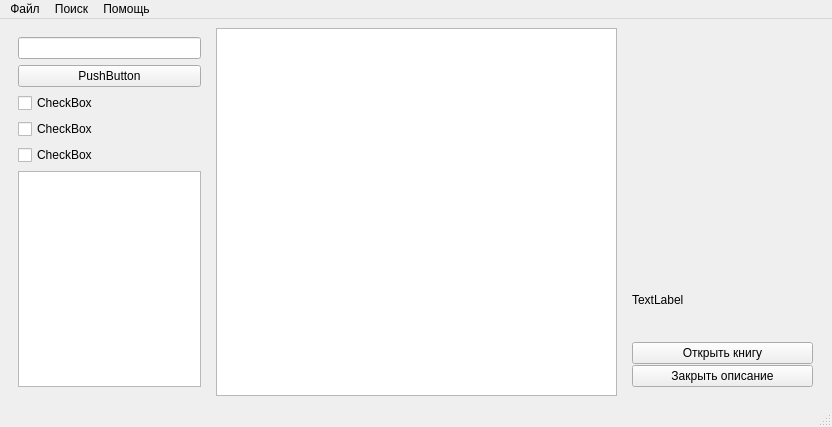
<?xml version="1.0" encoding="UTF-8"?>
<ui version="4.0">
 <class>PaperZerber</class>
 <widget class="QMainWindow" name="PaperZerber">
  <property name="geometry">
   <rect>
    <x>0</x>
    <y>0</y>
    <width>832</width>
    <height>427</height>
   </rect>
  </property>
  <property name="windowTitle">
   <string>PaperZerber</string>
  </property>
  <widget class="QWidget" name="centralwidget">
   <property name="enabled">
    <bool>true</bool>
   </property>
   <layout class="QHBoxLayout" name="horizontalLayout" stretch="1,2,1">
    <item>
     <widget class="QWidget" name="searchWidget" native="true">
      <layout class="QVBoxLayout" name="verticalLayout_2">
       <item>
        <widget class="QLineEdit" name="newLabelEdit"/>
       </item>
       <item>
        <widget class="QPushButton" name="addLabelButton">
         <property name="text">
          <string>PushButton</string>
         </property>
        </widget>
       </item>
       <item>
        <layout class="QVBoxLayout" name="CheckBoxGruop">
         <item>
          <widget class="QCheckBox" name="checkBox_2">
           <property name="text">
            <string>CheckBox</string>
           </property>
          </widget>
         </item>
         <item>
          <widget class="QCheckBox" name="checkBox">
           <property name="text">
            <string>CheckBox</string>
           </property>
          </widget>
         </item>
         <item>
          <widget class="QCheckBox" name="checkBox_3">
           <property name="text">
            <string>CheckBox</string>
           </property>
          </widget>
         </item>
        </layout>
       </item>
       <item>
        <widget class="QListWidget" name="listOfLabels"/>
       </item>
      </layout>
     </widget>
    </item>
    <item>
     <widget class="QListView" name="listOfBook"/>
    </item>
    <item>
     <widget class="QWidget" name="discriptionWidget" native="true">
      <layout class="QVBoxLayout" name="verticalLayout" stretch="6,2,0">
       <item>
        <widget class="QWidget" name="Image" native="true"/>
       </item>
       <item>
        <widget class="QLabel" name="DiscriptionImage">
         <property name="sizePolicy">
          <sizepolicy hsizetype="Preferred" vsizetype="Preferred">
           <horstretch>0</horstretch>
           <verstretch>0</verstretch>
          </sizepolicy>
         </property>
         <property name="layoutDirection">
          <enum>Qt::RightToLeft</enum>
         </property>
         <property name="text">
          <string>TextLabel</string>
         </property>
        </widget>
       </item>
       <item>
        <layout class="QVBoxLayout" name="verticalLayout_3">
         <property name="spacing">
          <number>1</number>
         </property>
         <property name="sizeConstraint">
          <enum>QLayout::SetDefaultConstraint</enum>
         </property>
         <property name="rightMargin">
          <number>1</number>
         </property>
         <item>
          <widget class="QPushButton" name="pushButton">
           <property name="sizePolicy">
            <sizepolicy hsizetype="Minimum" vsizetype="Minimum">
             <horstretch>0</horstretch>
             <verstretch>0</verstretch>
            </sizepolicy>
           </property>
           <property name="text">
            <string>Открыть книгу</string>
           </property>
          </widget>
         </item>
         <item>
          <widget class="QPushButton" name="pushButton_2">
           <property name="sizePolicy">
            <sizepolicy hsizetype="Minimum" vsizetype="Minimum">
             <horstretch>0</horstretch>
             <verstretch>0</verstretch>
            </sizepolicy>
           </property>
           <property name="text">
            <string>Закрыть описание</string>
           </property>
          </widget>
         </item>
        </layout>
       </item>
      </layout>
     </widget>
    </item>
   </layout>
  </widget>
  <widget class="QMenuBar" name="menubar">
   <property name="geometry">
    <rect>
     <x>0</x>
     <y>0</y>
     <width>832</width>
     <height>21</height>
    </rect>
   </property>
   <widget class="QMenu" name="menu">
    <property name="title">
     <string>Файл</string>
    </property>
    <addaction name="CreateArhiveAction"/>
    <addaction name="OpenArchveAction"/>
    <addaction name="separator"/>
    <addaction name="AddToArhive"/>
    <addaction name="RmInToArhive"/>
    <addaction name="separator"/>
    <addaction name="SaveArhive"/>
    <addaction name="CloseArhive"/>
    <addaction name="separator"/>
    <addaction name="SetingsAction"/>
    <addaction name="separator"/>
    <addaction name="ExitAction"/>
   </widget>
   <widget class="QMenu" name="menu_2">
    <property name="title">
     <string>Помощь</string>
    </property>
   </widget>
   <widget class="QMenu" name="menu_3">
    <property name="title">
     <string>Поиск</string>
    </property>
    <addaction name="QuickSearch"/>
    <addaction name="AdvanceSearch"/>
   </widget>
   <addaction name="menu"/>
   <addaction name="menu_3"/>
   <addaction name="menu_2"/>
  </widget>
  <widget class="QStatusBar" name="statusbar"/>
  <action name="OpenArchveAction">
   <property name="text">
    <string>Открыть архив</string>
   </property>
  </action>
  <action name="AddToArhive">
   <property name="text">
    <string>Добавить в архив</string>
   </property>
  </action>
  <action name="RmInToArhive">
   <property name="text">
    <string>Удалить из архива</string>
   </property>
  </action>
  <action name="SaveArhive">
   <property name="text">
    <string>Сохранить архив</string>
   </property>
  </action>
  <action name="CloseArhive">
   <property name="text">
    <string>Закрыть архив</string>
   </property>
  </action>
  <action name="ExitAction">
   <property name="text">
    <string>Выход</string>
   </property>
  </action>
  <action name="SetingsAction">
   <property name="text">
    <string>Настройки</string>
   </property>
  </action>
  <action name="CreateArhiveAction">
   <property name="text">
    <string>Создать архив</string>
   </property>
  </action>
  <action name="actionh">
   <property name="text">
    <string>h</string>
   </property>
  </action>
  <action name="QuickSearch">
   <property name="text">
    <string>Быстрый поиск</string>
   </property>
  </action>
  <action name="AdvanceSearch">
   <property name="text">
    <string>Расширенный поиск</string>
   </property>
  </action>
 </widget>
 <resources/>
 <connections/>
</ui>
